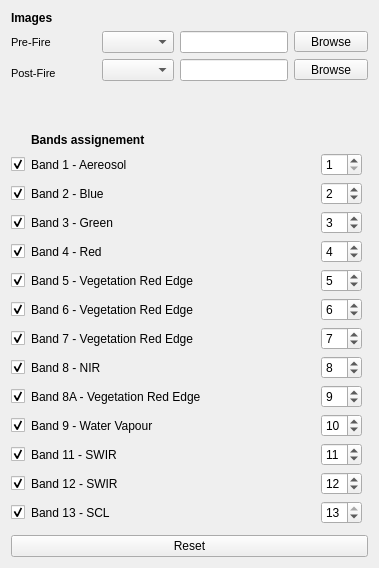
     <widget class="QWidget" name="tab_2">
      <attribute name="title">
       <string>INPUT</string>
      </attribute>
      <layout class="QGridLayout" name="gridLayout_3">
       <item row="1" column="0" colspan="2">
        <layout class="QGridLayout" name="gridLayout_2">
         <item row="0" column="1">
          <spacer name="horizontalSpacer_20">
           <property name="orientation">
            <enum>Qt::Horizontal</enum>
           </property>
           <property name="sizeType">
            <enum>QSizePolicy::Fixed</enum>
           </property>
           <property name="sizeHint" stdset="0">
            <size>
             <width>40</width>
             <height>20</height>
            </size>
           </property>
          </spacer>
         </item>
         <item row="0" column="2">
          <widget class="QComboBox" name="comboBox_prefire">
           <property name="enabled">
            <bool>true</bool>
           </property>
           <property name="sizePolicy">
            <sizepolicy hsizetype="Expanding" vsizetype="Fixed">
             <horstretch>0</horstretch>
             <verstretch>0</verstretch>
            </sizepolicy>
           </property>
          </widget>
         </item>
         <item row="0" column="0">
          <widget class="QLabel" name="label_42">
           <property name="font">
            <font>
             <pointsize>8</pointsize>
             <weight>50</weight>
             <bold>false</bold>
            </font>
           </property>
           <property name="text">
            <string>Pre-Fire</string>
           </property>
          </widget>
         </item>
         <item row="1" column="3">
          <widget class="QLineEdit" name="lineEdit_Post"/>
         </item>
         <item row="0" column="4">
          <widget class="QToolButton" name="toolButton_browse_prefire">
           <property name="text">
            <string>   Browse   </string>
           </property>
          </widget>
         </item>
         <item row="0" column="3">
          <widget class="QLineEdit" name="lineEdit_Pre"/>
         </item>
         <item row="1" column="2">
          <widget class="QComboBox" name="comboBox_postfire">
           <property name="sizePolicy">
            <sizepolicy hsizetype="Expanding" vsizetype="Fixed">
             <horstretch>0</horstretch>
             <verstretch>0</verstretch>
            </sizepolicy>
           </property>
          </widget>
         </item>
         <item row="1" column="4">
          <widget class="QToolButton" name="toolButton_browse_postfire">
           <property name="text">
            <string>   Browse   </string>
           </property>
          </widget>
         </item>
         <item row="1" column="0" rowspan="2">
          <widget class="QLabel" name="label_5">
           <property name="font">
            <font>
             <pointsize>8</pointsize>
             <weight>50</weight>
             <bold>false</bold>
            </font>
           </property>
           <property name="text">
            <string>Post-Fire</string>
           </property>
          </widget>
         </item>
        </layout>
       </item>
       <item row="4" column="0">
        <layout class="QGridLayout" name="gridLayout_5">
         <item row="0" column="0">
          <layout class="QGridLayout" name="gridLayout_14">
           <item row="10" column="0">
            <widget class="QCheckBox" name="checkBox_input_B9">
             <property name="text">
              <string/>
             </property>
             <property name="checked">
              <bool>true</bool>
             </property>
            </widget>
           </item>
           <item row="6" column="1">
            <widget class="QLabel" name="label_22">
             <property name="text">
              <string>Band 6 - Vegetation Red Edge</string>
             </property>
            </widget>
           </item>
           <item row="11" column="1">
            <widget class="QLabel" name="label_26">
             <property name="text">
              <string>Band 11 - SWIR</string>
             </property>
            </widget>
           </item>
           <item row="12" column="3">
            <widget class="QSpinBox" name="spinBox_input_B12">
             <property name="minimum">
              <number>1</number>
             </property>
             <property name="maximum">
              <number>13</number>
             </property>
             <property name="value">
              <number>12</number>
             </property>
            </widget>
           </item>
           <item row="1" column="1">
            <widget class="QLabel" name="label_12">
             <property name="text">
              <string>Band 1 - Aereosol</string>
             </property>
            </widget>
           </item>
           <item row="1" column="3">
            <widget class="QSpinBox" name="spinBox_input_B1">
             <property name="minimum">
              <number>1</number>
             </property>
             <property name="maximum">
              <number>13</number>
             </property>
             <property name="value">
              <number>1</number>
             </property>
            </widget>
           </item>
           <item row="7" column="1">
            <widget class="QLabel" name="label_25">
             <property name="text">
              <string>Band 7 - Vegetation Red Edge</string>
             </property>
            </widget>
           </item>
           <item row="5" column="1">
            <widget class="QLabel" name="label_21">
             <property name="text">
              <string>Band 5 - Vegetation Red Edge</string>
             </property>
            </widget>
           </item>
           <item row="6" column="3">
            <widget class="QSpinBox" name="spinBox_input_B6">
             <property name="minimum">
              <number>1</number>
             </property>
             <property name="maximum">
              <number>13</number>
             </property>
             <property name="value">
              <number>6</number>
             </property>
            </widget>
           </item>
           <item row="10" column="3">
            <widget class="QSpinBox" name="spinBox_input_B9">
             <property name="minimum">
              <number>1</number>
             </property>
             <property name="maximum">
              <number>13</number>
             </property>
             <property name="value">
              <number>10</number>
             </property>
            </widget>
           </item>
           <item row="3" column="3">
            <widget class="QSpinBox" name="spinBox_input_B3">
             <property name="minimum">
              <number>1</number>
             </property>
             <property name="maximum">
              <number>13</number>
             </property>
             <property name="value">
              <number>3</number>
             </property>
            </widget>
           </item>
           <item row="1" column="2">
            <spacer name="horizontalSpacer">
             <property name="orientation">
              <enum>Qt::Horizontal</enum>
             </property>
             <property name="sizeHint" stdset="0">
              <size>
               <width>40</width>
               <height>20</height>
              </size>
             </property>
            </spacer>
           </item>
           <item row="13" column="3">
            <widget class="QSpinBox" name="spinBox_input_B13">
             <property name="minimum">
              <number>1</number>
             </property>
             <property name="maximum">
              <number>13</number>
             </property>
             <property name="value">
              <number>13</number>
             </property>
            </widget>
           </item>
           <item row="5" column="3">
            <widget class="QSpinBox" name="spinBox_input_B5">
             <property name="minimum">
              <number>1</number>
             </property>
             <property name="maximum">
              <number>13</number>
             </property>
             <property name="value">
              <number>5</number>
             </property>
            </widget>
           </item>
           <item row="8" column="3">
            <widget class="QSpinBox" name="spinBox_input_B8">
             <property name="minimum">
              <number>1</number>
             </property>
             <property name="maximum">
              <number>13</number>
             </property>
             <property name="value">
              <number>8</number>
             </property>
            </widget>
           </item>
           <item row="3" column="1">
            <widget class="QLabel" name="label_19">
             <property name="text">
              <string>Band 3 - Green</string>
             </property>
            </widget>
           </item>
           <item row="3" column="0">
            <widget class="QCheckBox" name="checkBox_input_B3">
             <property name="text">
              <string/>
             </property>
             <property name="checked">
              <bool>true</bool>
             </property>
            </widget>
           </item>
           <item row="11" column="0">
            <widget class="QCheckBox" name="checkBox_input_B11">
             <property name="text">
              <string/>
             </property>
             <property name="checked">
              <bool>true</bool>
             </property>
            </widget>
           </item>
           <item row="10" column="1">
            <widget class="QLabel" name="label_23">
             <property name="text">
              <string>Band 9 - Water Vapour</string>
             </property>
            </widget>
           </item>
           <item row="5" column="0">
            <widget class="QCheckBox" name="checkBox_input_B5">
             <property name="text">
              <string/>
             </property>
             <property name="checked">
              <bool>true</bool>
             </property>
            </widget>
           </item>
           <item row="1" column="0">
            <widget class="QCheckBox" name="checkBox_input_B1">
             <property name="text">
              <string/>
             </property>
             <property name="checked">
              <bool>true</bool>
             </property>
            </widget>
           </item>
           <item row="6" column="0">
            <widget class="QCheckBox" name="checkBox_input_B6">
             <property name="text">
              <string/>
             </property>
             <property name="checked">
              <bool>true</bool>
             </property>
            </widget>
           </item>
           <item row="9" column="3">
            <widget class="QSpinBox" name="spinBox_input_B8A">
             <property name="minimum">
              <number>1</number>
             </property>
             <property name="maximum">
              <number>13</number>
             </property>
             <property name="value">
              <number>9</number>
             </property>
            </widget>
           </item>
           <item row="8" column="1">
            <widget class="QLabel" name="label_24">
             <property name="text">
              <string>Band 8 - NIR</string>
             </property>
            </widget>
           </item>
           <item row="2" column="1">
            <widget class="QLabel" name="label_20">
             <property name="text">
              <string>Band 2 - Blue</string>
             </property>
            </widget>
           </item>
           <item row="13" column="0">
            <widget class="QCheckBox" name="checkBox_input_B13">
             <property name="text">
              <string/>
             </property>
             <property name="checked">
              <bool>true</bool>
             </property>
            </widget>
           </item>
           <item row="8" column="0">
            <widget class="QCheckBox" name="checkBox_input_B8">
             <property name="text">
              <string/>
             </property>
             <property name="checked">
              <bool>true</bool>
             </property>
            </widget>
           </item>
           <item row="13" column="1">
            <widget class="QLabel" name="label_89">
             <property name="text">
              <string>Band 13 - SCL</string>
             </property>
            </widget>
           </item>
           <item row="7" column="0">
            <widget class="QCheckBox" name="checkBox_input_B7">
             <property name="text">
              <string/>
             </property>
             <property name="checked">
              <bool>true</bool>
             </property>
            </widget>
           </item>
           <item row="9" column="1">
            <widget class="QLabel" name="label_63">
             <property name="text">
              <string>Band 8A - Vegetation Red Edge</string>
             </property>
            </widget>
           </item>
           <item row="11" column="3">
            <widget class="QSpinBox" name="spinBox_input_B11">
             <property name="minimum">
              <number>1</number>
             </property>
             <property name="maximum">
              <number>13</number>
             </property>
             <property name="value">
              <number>11</number>
             </property>
            </widget>
           </item>
           <item row="12" column="1">
            <widget class="QLabel" name="label_28">
             <property name="text">
              <string>Band 12 - SWIR</string>
             </property>
            </widget>
           </item>
           <item row="4" column="0">
            <widget class="QCheckBox" name="checkBox_input_B4">
             <property name="text">
              <string/>
             </property>
             <property name="checked">
              <bool>true</bool>
             </property>
            </widget>
           </item>
           <item row="4" column="3">
            <widget class="QSpinBox" name="spinBox_input_B4">
             <property name="minimum">
              <number>1</number>
             </property>
             <property name="maximum">
              <number>13</number>
             </property>
             <property name="value">
              <number>4</number>
             </property>
            </widget>
           </item>
           <item row="7" column="3">
            <widget class="QSpinBox" name="spinBox_input_B7">
             <property name="minimum">
              <number>1</number>
             </property>
             <property name="maximum">
              <number>13</number>
             </property>
             <property name="value">
              <number>7</number>
             </property>
            </widget>
           </item>
           <item row="2" column="0">
            <widget class="QCheckBox" name="checkBox_input_B2">
             <property name="text">
              <string/>
             </property>
             <property name="checked">
              <bool>true</bool>
             </property>
            </widget>
           </item>
           <item row="12" column="0">
            <widget class="QCheckBox" name="checkBox_input_B12">
             <property name="text">
              <string/>
             </property>
             <property name="checked">
              <bool>true</bool>
             </property>
            </widget>
           </item>
           <item row="4" column="1">
            <widget class="QLabel" name="label_13">
             <property name="text">
              <string>Band 4 - Red</string>
             </property>
            </widget>
           </item>
           <item row="2" column="3">
            <widget class="QSpinBox" name="spinBox_input_B2">
             <property name="minimum">
              <number>1</number>
             </property>
             <property name="maximum">
              <number>13</number>
             </property>
             <property name="value">
              <number>2</number>
             </property>
            </widget>
           </item>
           <item row="9" column="0">
            <widget class="QCheckBox" name="checkBox_input_B8A">
             <property name="text">
              <string/>
             </property>
             <property name="checked">
              <bool>true</bool>
             </property>
            </widget>
           </item>
           <item row="0" column="1">
            <widget class="QLabel" name="label_10">
             <property name="font">
              <font>
               <pointsize>9</pointsize>
               <weight>75</weight>
               <bold>true</bold>
              </font>
             </property>
             <property name="text">
              <string>Bands assignement</string>
             </property>
            </widget>
           </item>
          </layout>
         </item>
         <item row="1" column="0">
          <spacer name="verticalSpacer_10">
           <property name="orientation">
            <enum>Qt::Vertical</enum>
           </property>
           <property name="sizeType">
            <enum>QSizePolicy::Expanding</enum>
           </property>
           <property name="sizeHint" stdset="0">
            <size>
             <width>20</width>
             <height>5</height>
            </size>
           </property>
          </spacer>
         </item>
        </layout>
       </item>
       <item row="7" column="0" colspan="2">
        <widget class="QPushButton" name="pushButton_input_reset">
         <property name="sizePolicy">
          <sizepolicy hsizetype="Expanding" vsizetype="Fixed">
           <horstretch>0</horstretch>
           <verstretch>0</verstretch>
          </sizepolicy>
         </property>
         <property name="layoutDirection">
          <enum>Qt::RightToLeft</enum>
         </property>
         <property name="text">
          <string>Reset</string>
         </property>
        </widget>
       </item>
       <item row="0" column="0">
        <widget class="QLabel" name="label_11">
         <property name="font">
          <font>
           <pointsize>9</pointsize>
           <weight>75</weight>
           <bold>true</bold>
          </font>
         </property>
         <property name="text">
          <string>Images</string>
         </property>
        </widget>
       </item>
       <item row="3" column="0">
        <spacer name="verticalSpacer_7">
         <property name="orientation">
          <enum>Qt::Vertical</enum>
         </property>
         <property name="sizeType">
          <enum>QSizePolicy::Fixed</enum>
         </property>
         <property name="sizeHint" stdset="0">
          <size>
           <width>20</width>
           <height>40</height>
          </size>
         </property>
        </spacer>
       </item>
      </layout>
     </widget>
